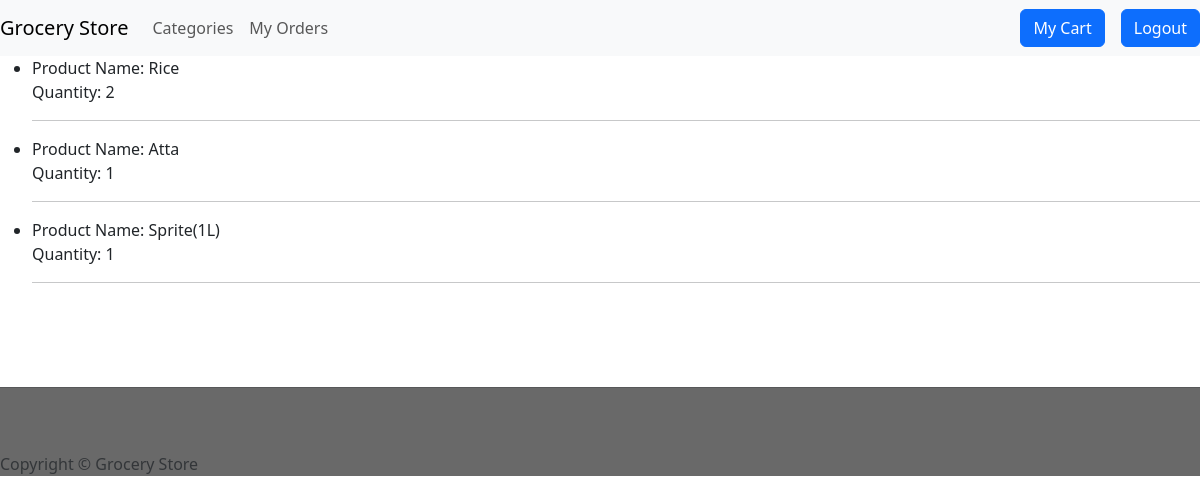
The app's page /orders/1 (signed in) with its own data.
### dbmodel.py (models this page shows)
class Product(db.Model):
    pid = db.Column(db.Integer, primary_key=True, nullable=False)
    name = db.Column(db.String(30), nullable=False)
    image_url = db.Column(db.String(200))
    quantity = db.Column(db.Integer, nullable=False)
    unit = db.Column(db.String(5), nullable=False)
    peach = db.Column(db.Integer, nullable=False)
    cid = db.Column(db.Integer, db.ForeignKey("category.cid"))
    carts = db.relationship('Cart', backref='product', lazy=True)

### app.py (the view)
@app.route('/orders/<int:oid>')
def showproducts(oid):
    if 'user' not in session:
        return redirect('/home')
    order = Order.query.get(oid)
    if not order:
        return "Order not found."
    products_with_quantity = []
    for product in order.products:
        products_with_quantity.append({
            'product_name': product.name,
            'quantity': get_quantity_for_product(order, product)
        })
    return render_template('orderdetails.html', order=order, products_with_quantity=products_with_quantity)

### app.py (called while the page is built)
def get_quantity_for_product(order, product):
    order_product = OrderProduct.query.filter_by(order_id=order.order_id, product_id=product.pid).first()
    return order_product.quantity if order_product else 0

### templates/orderdetails.html
{% extends "user-layout.html" %}
{% block body %}
<ul>
    {% for product in products_with_quantity %}
    <li>
        Product Name: {{ product.product_name }}<br>
        Quantity: {{ product.quantity }}<br>
    </li>
    <hr>
    {% endfor %}
</ul>
{% endblock %}

### records on screen
Product: product_name "Rice", quantity "2"
Product: product_name "Atta", quantity "1"
Product: product_name "Sprite(1L)", quantity "1"
